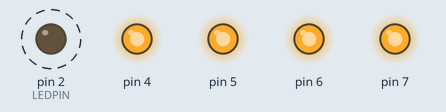
Bench run of a sketch on a simulated Arduino Uno, built with avr-gcc and run on an emulated ATmega328P. Parts: output pins drawn as LEDs (lit = HIGH). Dashed ring = blinking. Random numbers use the default seed unless the sketch sets one; no radio packets arrive unless stated.

Above: at 1.0 s.
Timing chart, 0 to 4.6 s (numbered marks = the images above):
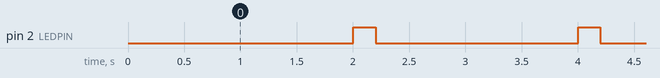

Measured:
- by itself, pin 2 (LEDPIN): alternates HIGH for 0.20 s and LOW for 1.8 s

The sketch:

Arduino_Synchronise.ino
```cpp
#include <SPI.h>
#include "printf.h"
#include "nRF24L01.h"
#include "RF24.h"
#include "SynchronisedNode.h"
//#include "LocalizedNode.h"

#define LEDPIN	2

///
/// Instantiations
///

RF24				radio(3, 9); // Pin 3, 9, 11, 12, 13 worden door de radio gebruikt
SynchronisedNode	*node = 0;


///
/// Variables
///

// enums
typedef enum {
	ALL = 0,
	BROADCAST,
	TIMEOUT,
	LEDSTATUS
} interval;

// Broadcast address
const uint64_t broadcastPipe = 0xABCD4567EFLL;

// Interval variables
unsigned long	lastTime = 0;
unsigned long	lastBroadcastReceived = 0;


///
/// Userdefined functions
///

void adjustCounter() {
	// Raise the counter with the time that has past since last raise
	unsigned long currentTime = millis();
	node->raiseCounter(currentTime - lastTime);
	lastTime = currentTime;
}

void check() {
	adjustCounter();

	// BROADCAST
	if (node->getState() == BROADCASTING && !node->getBroadcastDone() && node->getCounter() >= node->getBroadcastTime()) {
		node->sendBroadcast();
		lastBroadcastReceived = millis();
	}

	if (node->getRadio()->available()) {
		Broadcast broadcastMessage;
		bool done = false;
		while (!done) {
			done = node->getRadio()->read(&broadcastMessage, sizeof(Broadcast));
		}

		node->handleBroadcast(broadcastMessage);
		lastBroadcastReceived = millis();

		/*if (broadcastMessage.getBroadcastType() == Broadcast.SYNCHRONISE) {
			node->handleBroadcast(broadcastMessage);
			lastBroadcastReceived = millis();
		} else if (broadcastMessage.getBroadcastType() == Broadcast.POSITION) {
			// localizedNode.handleBroadcast(broadcastMessage)?
		}*/
	}

	// TIMEOUT
	if (node->getState() == LISTENING && millis() - lastBroadcastReceived >= node->getTimeoutTime()) {
		node->setState(BROADCASTING);
	} else if (node->getState() == QUIET && millis() - lastBroadcastReceived >= 2 * node->getTimeoutTime()) {
		node->setState(BROADCASTING);
	}

	// LEDSTATUS
	node->checkLedStatus();
}

void printDebugInfo() {
	printf("\n\n\rNodeId: %d \n\r", node->getNodeId());
	printf("Counter value: %d \n\r", node->getCounter());
	printf("State: %d \n\r\n", node->getState());

	printf("BroadcastTime: %u \n\r", node->getBroadcastTime());
}


///
/// setup() & loop()
///

void setup(void) {
	Serial.begin(57600);
	pinMode(LEDPIN, OUTPUT);
	digitalWrite(LEDPIN, LOW);

	// Setup NodeId
	pinMode(4, OUTPUT);
	digitalWrite(4, HIGH);
	pinMode(5, OUTPUT);
	digitalWrite(5, HIGH);
	pinMode(6, OUTPUT);
	digitalWrite(6, HIGH);
	pinMode(7, OUTPUT);
	digitalWrite(7, HIGH);

	byte Id = !digitalRead(4) * 8 + !digitalRead(5) * 4 + !digitalRead(6) * 2 + !digitalRead(7);
	node = new SynchronisedNode(Id, &radio, LEDPIN);

	// Prepare the radio
	node->getRadio()->begin();
	node->getRadio()->setChannel(107);
	node->getRadio()->setPALevel(RF24_PA_MAX);
	//node->getRadio()->setDataRate(RF24_2MBPS);
	node->getRadio()->setRetries(5,0);
	node->getRadio()->setPayloadSize(8);

	node->getRadio()->openWritingPipe(broadcastPipe);
	node->getRadio()->openReadingPipe(1, broadcastPipe);
	node->getRadio()->startListening();

	printf_begin();
	node->getRadio()->printDetails();
	printDebugInfo();

	adjustCounter();
}

void loop(void) {
	check();
	//if (node->getCounter() % 1000 == 0) printDebugInfo();
}
```

SynchronisedNode.cpp
```cpp
// (licence header left out)
#include "SynchronisedNode.h"

SynchronisedNode::SynchronisedNode(int nodeId, RF24 *radio, uint8_t ledPin) {
    _nodeId = nodeId;
	_state = BROADCASTING;
	counter = 0;
	broadcastTime = random(FREQUENCY);
	broadcastsSend = 0;
	broadcastDone = false;

	// Radio setup
	_radio = radio;

	// LED setup
	//pinMode(ledPin, OUTPUT);
	_ledPin = ledPin;
	blinkTime = FREQUENCY / 10;
}

// Getters & Setters
int SynchronisedNode::getNodeId() {
	return _nodeId;
}

state SynchronisedNode::getState() {
    return _state;
}

void SynchronisedNode::setState(state state) {
	if (_state == BROADCASTING) {
		broadcastsSend = 0;
		broadcastDone = false;
		broadcastTime = random(FREQUENCY);
	}

	_state = state;
}

int SynchronisedNode::getCounter() {
	return counter;
}

void SynchronisedNode::raiseCounter(int value) {
	int oldCounter = counter;
	counter += value;
	counter = counter % FREQUENCY;

	if (counter < oldCounter) {
		blinkLed();
		broadcastDone = false;
	}
}

int SynchronisedNode::getFrequency() {
	return FREQUENCY;
}

int SynchronisedNode::getTimeoutTime() {
	return TIMEOUTTIME;
}

int SynchronisedNode::getBroadcastTime() {
	return broadcastTime;
}

int SynchronisedNode::getBroadcastsSend() {
	return broadcastsSend;
}

bool SynchronisedNode::getBroadcastDone() {
	return broadcastDone;
}

RF24* SynchronisedNode::getRadio() {
	return _radio;
}


// LED functions
void SynchronisedNode::blinkLed() {
	digitalWrite(_ledPin, HIGH);
	ledTurnedOn = millis();
}

void SynchronisedNode::checkLedStatus() {
	if (millis() - ledTurnedOn >= blinkTime) {
		digitalWrite(_ledPin, LOW);
	}
}


// Broadcast functions
void SynchronisedNode::sendBroadcast() {
	if (_state == BROADCASTING && !broadcastDone && counter >= broadcastTime) {
		broadcastsSend++;
		Broadcast broadcast;
		broadcast.nodeId = _nodeId;
		broadcast.broadcastTime = counter;
		broadcast.isLastBroadcast = (broadcastsSend == BROADCASTS);

		_radio->stopListening();
		_radio->write(&broadcast, sizeof(Broadcast));
		_radio->startListening();

		printf("BroadcastTime: %d\n\r", broadcastTime);
		printf("Counter: %d\n\r", counter);
	}

	broadcastDone = true;

	if (broadcastsSend == BROADCASTS) {
		setState(QUIET);
	}
}

void SynchronisedNode::handleBroadcast(Broadcast msg) {
	printf("Broadcast Received at %d \n\rmsg.nodeId: %d\n\rmsg.broadcastTime: %d \n\rmsg.isLastBroadcast.: %d \n\r\n", counter, msg.nodeId, msg.broadcastTime, msg.isLastBroadcast);

	raiseCounter(0.2 * (msg.broadcastTime - counter));

	if ((_state == BROADCASTING || _state == QUIET) && msg.nodeId < _nodeId) {
		setState(LISTENING);
	} else if (_state == LISTENING && (msg.nodeId > _nodeId || (msg.nodeId == (_nodeId - 1)%16 && msg.isLastBroadcast))) {
		setState(BROADCASTING);
	}
}
```

SynchronisedNode.h
```cpp
// (licence header left out)
// Core library - IDE-based
#if defined(MPIDE) // chipKIT specific
#include "WProgram.h"
#elif defined(DIGISPARK) // Digispark specific
#include "Arduino.h"
#elif defined(ENERGIA) // LaunchPad, FraunchPad and StellarPad specific
#include "Energia.h"
#elif defined(MAPLE_IDE) // Maple specific
#include "WProgram.h"
#elif defined(CORE_TEENSY) // Teensy specific
#include "WProgram.h"
#elif defined(WIRING) // Wiring specific
#include "Wiring.h"
#elif defined(ARDUINO) && (ARDUINO >= 100) // Arduino 1.0x and 1.5x specific
#include "Arduino.h"
#elif defined(ARDUINO) && (ARDUINO < 100)  // Arduino 23 specific
#include "WProgram.h"
#endif // end IDE

#ifndef SynchronisedNode_h
#define SynchronisedNode_h

#include "RF24.h"

typedef enum {BROADCASTING = 0, QUIET, LISTENING} state;

typedef struct {
	int		nodeId;
	int		broadcastTime;
	bool	isLastBroadcast;
} Broadcast;

const unsigned long	FREQUENCY	=	2000;
const int			BROADCASTS	=	5;
const int			TIMEOUTTIME	=	5 * FREQUENCY;

class SynchronisedNode {
private:
	int				_nodeId;
	state			_state;
	int				counter;
	int				broadcastTime;
	int				broadcastsSend;
	bool			broadcastDone;

	// Radio variables
	RF24*	_radio;

	// LED variables
	uint8_t			_ledPin;
	int				blinkTime;
	unsigned long	ledTurnedOn;

public:
	SynchronisedNode(int Id, RF24 *radio, uint8_t ledPin);

	// Getters & Setters
	int				getNodeId(void);
	state			getState(void);
	void			setState(state);
	int				getCounter(void);
	void			raiseCounter(int value);
	int				getFrequency(void);
	int				getTimeoutTime(void);
	int				getBroadcastTime(void);
	int				getBroadcastsSend(void);
	bool			getBroadcastDone(void);
	RF24*			getRadio(void);

	// LED functions
	void			blinkLed(void);
	void			checkLedStatus(void);

	// Broadcast functions
	void			sendBroadcast(void);
	void			handleBroadcast(Broadcast msg);
};

#endif
```
